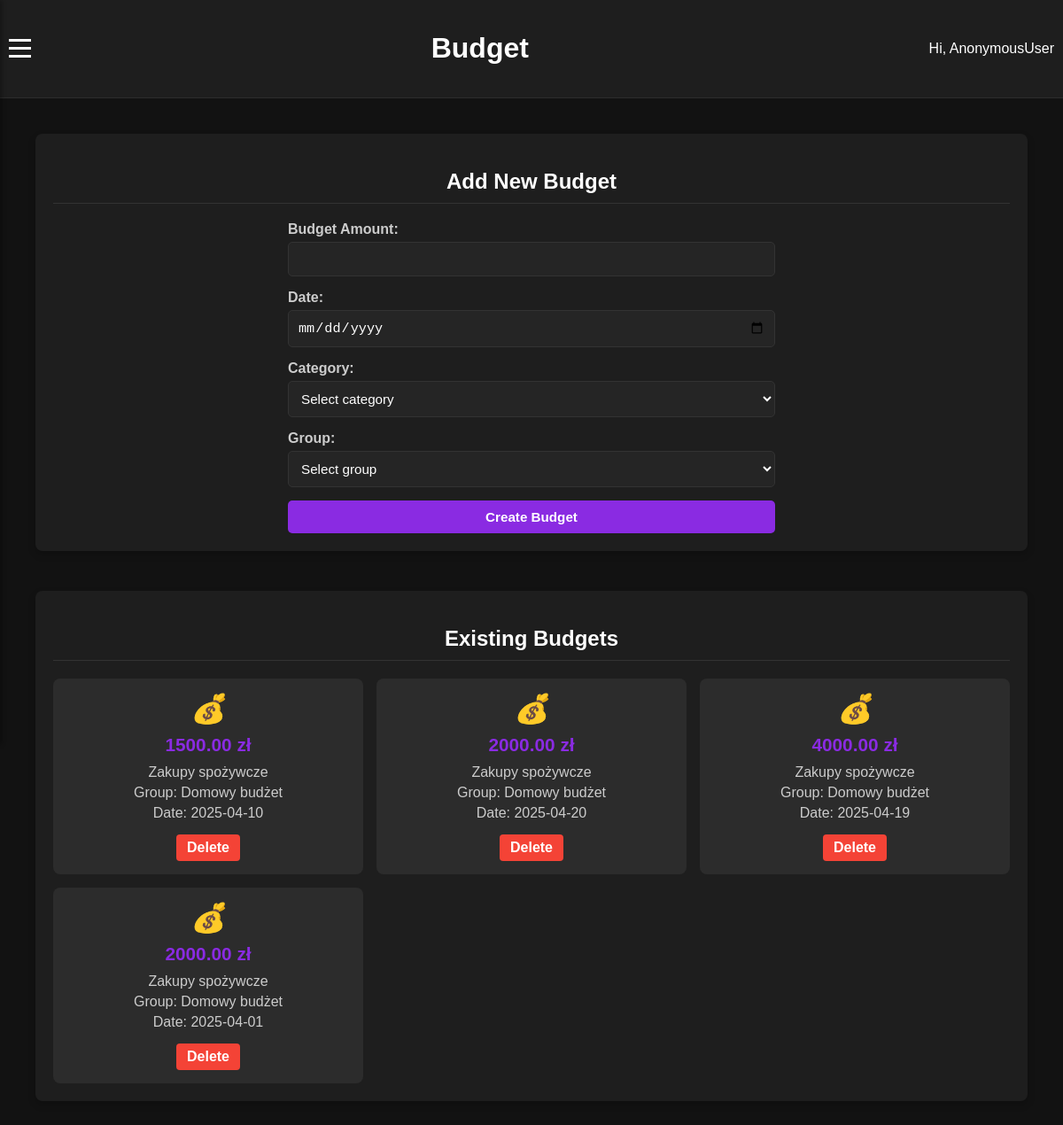
The page /budget/ on the database as committed earlier.
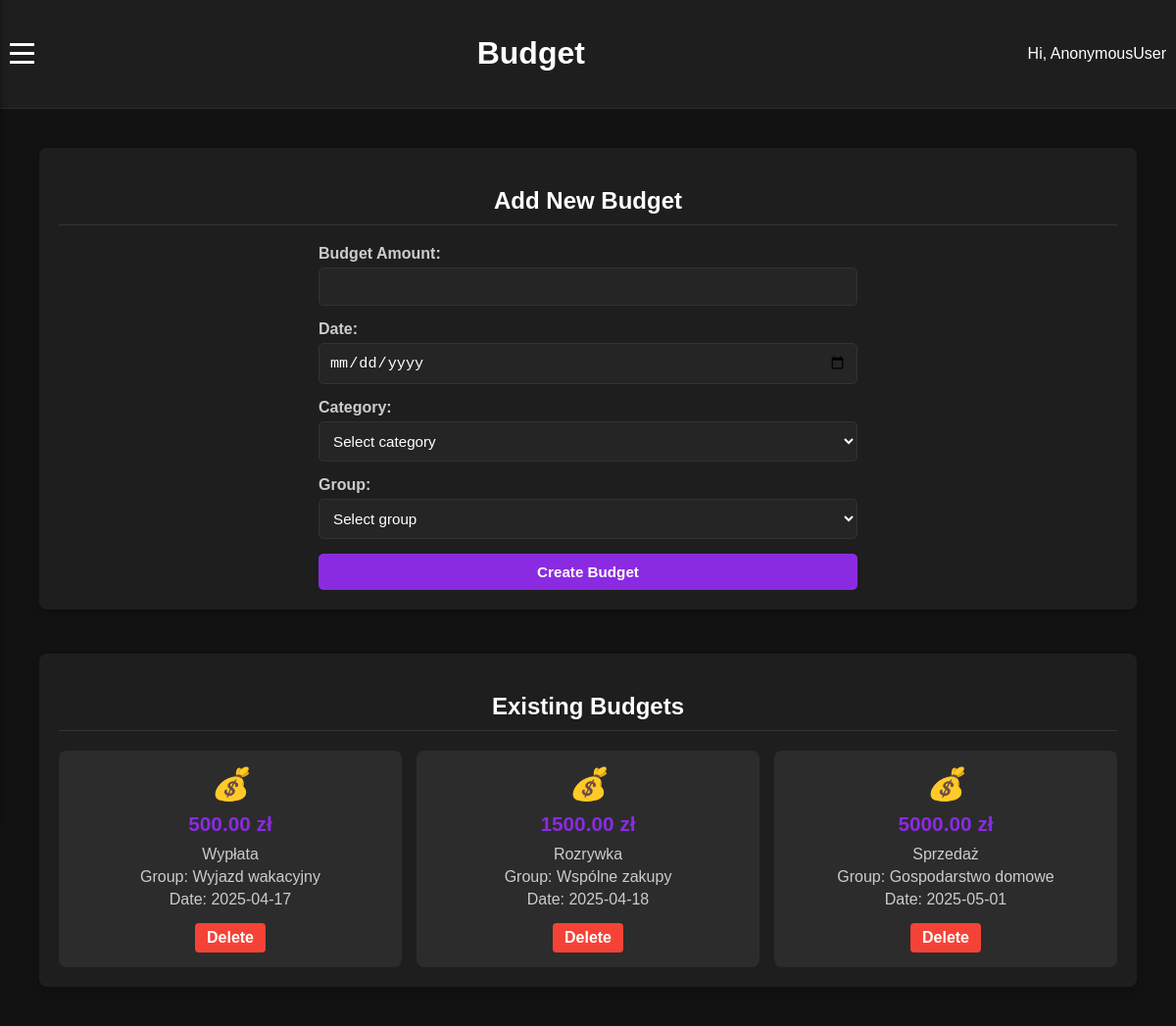
The same page on the database as committed later.
### budzetApp/models.py (models this page shows, shortened)
class Budget(models.Model):
    budget_amount = models.DecimalField(max_digits=10, decimal_places=2)
    date = models.DateField()
    category = models.ForeignKey(Category, on_delete=models.CASCADE)
    group = models.ForeignKey(Group, on_delete=models.CASCADE)

class Category(models.Model):
    category_name = models.CharField(max_length=100)
    category_type = models.CharField(max_length=50)

class Group(models.Model):
    group_name = models.CharField(max_length=100)
    description = models.TextField()
    created_at = models.DateTimeField(auto_now_add=True)
    created_by = models.ForeignKey(User, on_delete=models.CASCADE, related_name='created_groups')

### budzetApp/views.py (the view, shortened to what this page needs)
# urls.py: path("budget/", views.budget, name="budget"),
def budget(request):
    budgets = Budget.objects.all()
    categories = Category.objects.all()
    groups = Group.objects.all()
    context = {
        'budgets': budgets,
        'categories': categories,
        'groups': groups
    }
    return render(request, 'budzetApp/budget.html', context)

### budzetApp/templates/budzetApp/budget.html (shortened to what this page needs)
{% extends "budzetApp/temp.html" %}
{% load static %}
{% block header %}
<h1>Budget</h1>
{% endblock header %}
{% block styles %}
    {{ block.super }}
    <link rel="stylesheet" href="{% static 'css/budget.css' %}">
{% endblock styles %}
{% block main %}
<div class="dashboard-container">
    <div class="budget-section">
        <h2>Add New Budget</h2>
        <div class="budget-form">
            <form method="post" action="{% url 'budzetApp:budget' %}">
                <div class="form-group">
                    <label for="budget_amount">Budget Amount:</label>
                    <input type="number" id="budget_amount" name="budget_amount" step="0.01" required>
                </div>
                <div class="form-group">
                    <label for="date">Date:</label>
                    <input type="date" id="date" name="date" required>
                </div>
                <div class="form-group">
                    <label for="category">Category:</label>
                    <select id="category" name="category" required>
                        <option value="">Select category</option>
                    </select>
                </div>
                <div class="form-group">
                    <label for="group">Group:</label>
                    <select id="group" name="group" required>
                        <option value="">Select group</option>
                    </select>
                </div>
                <button type="submit" class="submit-btn">Create Budget</button>
            </form>
        </div>
    </div>
    <div class="existing-budgets">
        <h2>Existing Budgets</h2>
        {% if budgets %}
            <div class="budget-grid">
                {% for budget in budgets %}
                    <div class="budget-card">
                        <i class="budget-icon">💰</i>
                        <h3>{{ budget.budget_amount }} zł</h3>
                        <p>{{ budget.category.category_name }}</p>
                        <p>Group: {{ budget.group.group_name }}</p>
                        <p>Date: {{ budget.date|date:"Y-m-d" }}</p>
                        <div class="card-actions">
                            <a href="{% url 'budzetApp:delete_budget' budget.id %}" class="delete-btn" onclick="return confirm('Are you sure you want to delete this budget?')">Delete</a>
                        </div>
                    </div>
                {% endfor %}
            </div>
        {% else %}
            <p class="empty-message">No budgets have been created yet.</p>
        {% endif %}
    </div>
</div>
{% endblock main %}

Rows that differ between the two databases and show on the page:
removed Budget: budget_amount "1500.00", category.category_name "Zakupy spożywcze", group.group_name "Domowy budżet", date "2025-04-10"
removed Budget: budget_amount "2000.00", category.category_name "Zakupy spożywcze", group.group_name "Domowy budżet", date "2025-04-20"
removed Budget: budget_amount "4000.00", category.category_name "Zakupy spożywcze", group.group_name "Domowy budżet", date "2025-04-19"
removed Budget: budget_amount "2000.00", category.category_name "Zakupy spożywcze", group.group_name "Domowy budżet", date "2025-04-01"
added Budget: budget_amount "500.00", category.category_name "Wypłata", group.group_name "Wyjazd wakacyjny", date "2025-04-17"
added Budget: budget_amount "1500.00", category.category_name "Rozrywka", group.group_name "Wspólne zakupy", date "2025-04-18"
added Budget: budget_amount "5000.00", category.category_name "Sprzedaż", group.group_name "Gospodarstwo domowe", date "2025-05-01"
